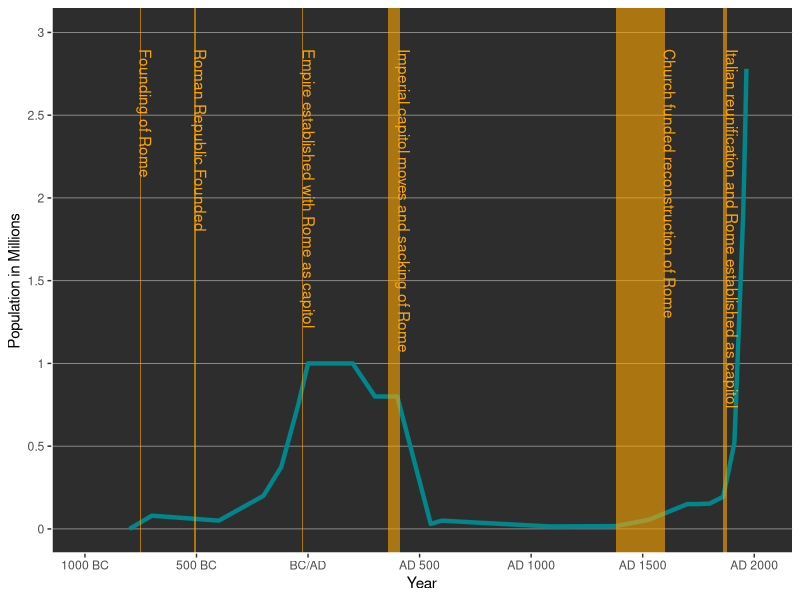

Write R code to recreate this figure. (Note: this script raises an error after producing the figure.)
library(ggplot2)
library(egg)

dat <- read.csv('Rome.csv',header=T)

rome <- ggplot(dat) + 
  geom_line(aes(x = Year, y = Population), size = 1.5, color='turquoise4') +
  theme(panel.grid.major.y = element_line('darkgray', size=0.25), panel.grid.minor.y=element_blank(), panel.grid.major.x=element_blank(), panel.grid.minor.x=element_blank(), 
        panel.background = element_rect(fill = "#2D2D2D"), axis.line = element_line(color='white', size = 1, linetype = "solid")) +
  #theme_dark() +
  scale_x_continuous(name="Year", limits=c(-1000, 2020), breaks=c(-1000,-500,0,500,1000,1500,2000),labels=c("1000 BC", "500 BC", "BC/AD","AD 500", "AD 1000","AD 1500","AD 2000")) +
  scale_y_continuous(name="Population in Millions", limits=c(0, 3000000), breaks=c(0,500000,1000000,1500000,2000000,2500000,3000000), labels=c(0,0.5,1,1.5,2,2.5,3)) +
  annotate("rect", xmin = -753, xmax = -750, ymin = -Inf, ymax = Inf, fill = "orange1", alpha = 0.6) +
  annotate("text", label="Founding of Rome", x = -730, y =2900000, color="orange1", angle=270, hjust=0) +
  annotate("rect", xmin = -509, xmax = -503, ymin = -Inf, ymax = Inf, fill = "orange1", alpha = 0.6) +
  annotate("text", label="Roman Republic Founded", x = -483, y =2900000, color="orange1", angle=270, hjust=0) +
  annotate("rect", xmin = -27, xmax = -23, ymin = -Inf, ymax = Inf, fill = "orange1", alpha = 0.6) +
  annotate("text", label="Empire established with Rome as capitol", x = 3, y =2900000, color="orange1", angle=270, hjust=0) +
  annotate("rect", xmin = 359, xmax = 410, ymin = -Inf, ymax = Inf, fill = "orange1", alpha = 0.6) +
  annotate("text", label="Imperial capitol moves and sacking of Rome", x = 430, y =2900000, color="orange1", angle=270, hjust=0) +
  annotate("rect", xmin = 1380, xmax = 1600, ymin = -Inf, ymax = Inf, fill = "orange1", alpha = 0.6) +
  annotate("text", label="Church funded reconstruction of Rome", x = 1620, y =2900000, color="orange1", angle=270, hjust=0) +
  annotate("rect", xmin = 1861, xmax = 1880, ymin = -Inf, ymax = Inf, fill = "orange1", alpha = 0.6) +
  annotate("text", label="Italian reunification and Rome established as capitol", x = 1900, y =2900000, color="orange1", angle=270, hjust=0) 
  
  
london <- ggplot(dat.london) + 
  geom_line(aes(x = Year, y = Population), size = 1.5, color='turquoise4') +
  theme(panel.grid.major.y = element_line('darkgray', size=0.25), panel.grid.minor.y=element_blank(), panel.grid.major.x=element_blank(), panel.grid.minor.x=element_blank(), 
        panel.background = element_rect(fill = "#2D2D2D"), axis.line = element_line(color='white', size = 1, linetype = "solid")) +
  scale_x_continuous(name="Year", limits=c(-1000, 2020), breaks=c(-1000,-500,0,500,1000,1500,2000),labels=c("1000 BC", "500 BC", "BC/AD","AD 500", "AD 1000","AD 1500","AD 2000")) +
  scale_y_continuous(name="Population in Thousands", limits=c(0,100000), breaks=c(0,25000,50000,75000,100000), labels=c(0,25,50,75,100)) +
  annotate("rect", xmin = 47, xmax = 57, ymin = -Inf, ymax = Inf, fill = "orange1", alpha = 0.6) +
  annotate("text", label="Founding of Roman Londinium", x = 77, y =95000, color="orange1", angle=270, hjust=0) +
  annotate("rect", xmin = 400, xmax = 410, ymin = -Inf, ymax = Inf, fill = "orange1", alpha = 0.6) +
  annotate("text", label="Abaondonment of Londinium", x = 430, y =95000, color="orange1", angle=270, hjust=0) +
  annotate("rect", xmin = 600, xmax = 610, ymin = -Inf, ymax = Inf, fill = "orange1", alpha = 0.6) +
  annotate("text", label="Anglo-Saxon Lundenwic", x = 630, y =95000, color="orange1", angle=270, hjust=0) +
  annotate("rect", xmin = 1066, xmax = 1076, ymin = -Inf, ymax = Inf, fill = "orange1", alpha = 0.6) +
  annotate("text", label="Norman London", x = 1096, y =95000, color="orange1", angle=270, hjust=0) 

ggarrange(rome, rome, ncol = 1, nrow = 2, labels=c('Rome','Teotihuacan'))
